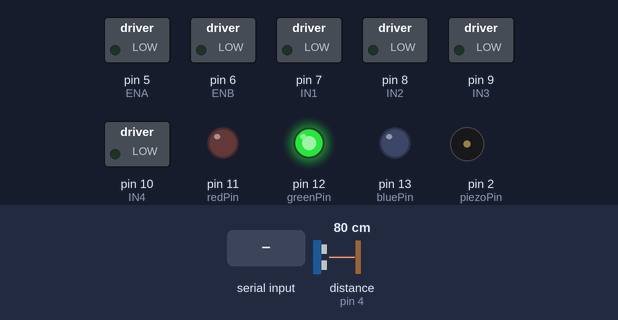
A sketch run on a simulated Arduino Uno, built with avr-gcc and run on an emulated ATmega328P. On the bench: switched loads named in the sketch (green lamp = pin HIGH), output pins drawn as LEDs (lit = HIGH), buzzer (waves = sounding). Dashed ring = blinking. The test bench sets the inputs (shaded band); at power-on: distance to the obstacle (sensor on pin 4) 80 cm. The echo pulse lasts 58.3 µs per cm; pins used as bus, display or sensor lines are not drawn.

Above: at 1.7 s.
1.8 s: "auto\n" received over Serial
At 1.9 s:
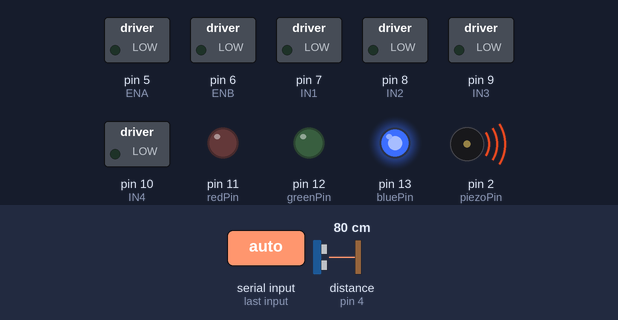
At 3.5 s:
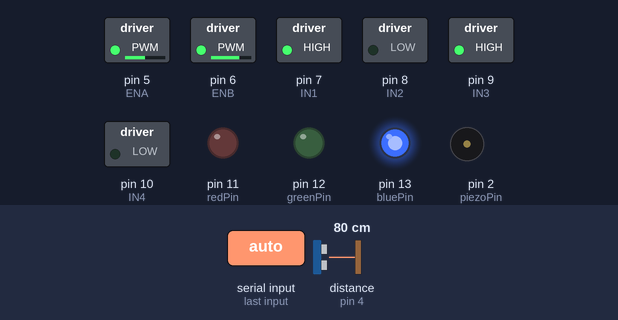
3.8 s: distance to the obstacle (sensor on pin 4) set to 25 cm
5.3 s: distance to the obstacle (sensor on pin 4) set to 19 cm
At 6.2 s:
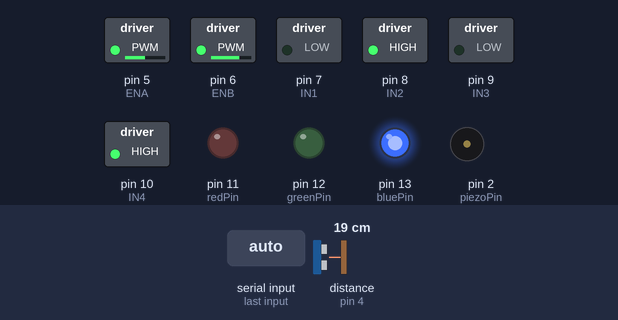
8.3 s: "manual\n" received over Serial
At 10.0 s:
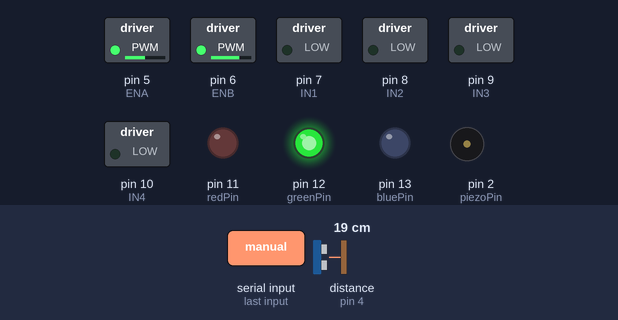
10.7 s: "forward 1\n" received over Serial
12.2 s: "back 1\n" received over Serial
Timing chart, 0 to 14.7 s (numbered marks = the images above; inputs shaded):
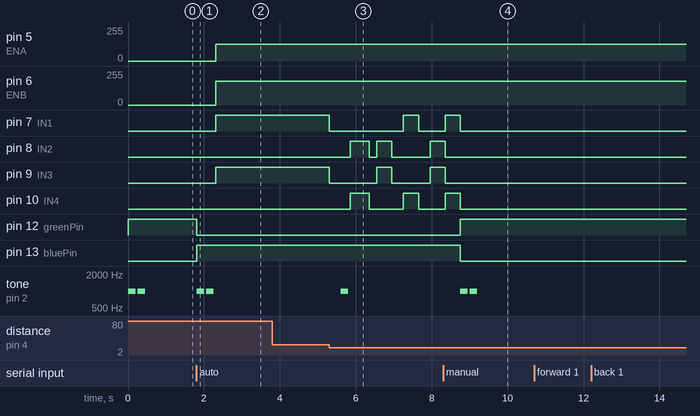

The sketch:

sketch_robot.ino
```cpp
/*
  "manual" - включить ручной режим
  "auto"   - включить автономный режим
  "forward" - ехать вперед
  "back"    - ехать назад
  "left"    - поворот влево
  "right"   - поворот вправо
  "stop"    - остановиться
  "beep"    - подать звуковой сигнал
*/

const int ENA = 5;
const int ENB = 6;
const int IN1 = 7;
const int IN2 = 8;
const int IN3 = 9;
const int IN4 = 10;

const int piezoPin = 2;
const int trigPin = 3;
const int echoPin = 4;

const int redPin = 11;
const int greenPin = 12;
const int bluePin = 13;

String command = "";
bool manualMode = true;
int speedMotor = 180;

float leftMotorFactor = 0.7;
float rightMotorFactor = 1.0;

void setup() {
  Serial.begin(9600);

  pinMode(ENA, OUTPUT);
  pinMode(ENB, OUTPUT);
  pinMode(IN1, OUTPUT);
  pinMode(IN2, OUTPUT);
  pinMode(IN3, OUTPUT);
  pinMode(IN4, OUTPUT);

  pinMode(piezoPin, OUTPUT);
  pinMode(trigPin, OUTPUT);
  pinMode(echoPin, INPUT);

  pinMode(redPin, OUTPUT);
  pinMode(greenPin, OUTPUT);
  pinMode(bluePin, OUTPUT);

  stopMotors();
  setColor(0, 255, 0);
  beep(2);
}

void loop() {
  if (Serial.available() > 0) {
    command = Serial.readStringUntil('\n');
    command.trim();

    if (command == "manual") {
      manualMode = true;
      stopMotors();
      setColor(0, 255, 0);
      beep(2);
    }
    else if (command == "auto") {
      manualMode = false;
      stopMotors();
      setColor(0, 0, 255);
      beep(2);
    }
    else if (manualMode) {
      handleManualCommand(command);
    }
  }

  if (!manualMode) {
    autonomousMode();
  }
}

void handleManualCommand(String cmd) {
  String action = "";
  int duration = 0;
  int spaceIndex = cmd.indexOf(' ');
  if (spaceIndex != -1) {
    action = cmd.substring(0, spaceIndex);
    duration = cmd.substring(spaceIndex + 1).toInt();
  } else {
    action = cmd;
  }

  if (action == "forward") {
    moveForward();
  } else if (action == "back") {
    moveBackward();
  } else if (action == "left") {
    turnLeft();
  } else if (action == "right") {
    turnRight();
  } else if (action == "stop") {
    stopMotors();
  } else if (action == "beep") {
    beep(1);
  } else {
  }

  if (duration > 0) {
    delay(duration);
    stopMotors();
  }
}

void autonomousMode() {
  int distance = getDistance();

  if (distance > 20) {
    moveForward();
  } else {
    stopMotors();
    delay(300);
    beep(1);
    moveBackward();
    delay(500);
    stopMotors();
    delay(200);

    turnLeft();
    delay(400);
    stopMotors();
    delay(300);
    int leftDist = getDistance();

    turnRight();
    turnRight();
    delay(400);
    stopMotors();
    delay(300);
    int rightDist = getDistance();

    turnLeft();
    delay(400);
    stopMotors();

    if (leftDist > rightDist) {
      turnLeft();
      delay(400);
    } else {
      turnRight();
      delay(400);
    }
  }
}

void moveForward() {
  analogWrite(ENA, speedMotor * leftMotorFactor);
  analogWrite(ENB, speedMotor * rightMotorFactor);
  digitalWrite(IN1, HIGH);
  digitalWrite(IN2, LOW);
  digitalWrite(IN3, HIGH);
  digitalWrite(IN4, LOW);
}

void moveBackward() {
  analogWrite(ENA, speedMotor * leftMotorFactor);
  analogWrite(ENB, speedMotor * rightMotorFactor);
  digitalWrite(IN1, LOW);
  digitalWrite(IN2, HIGH);
  digitalWrite(IN3, LOW);
  digitalWrite(IN4, HIGH);
}

void turnLeft() {
  analogWrite(ENA, speedMotor * leftMotorFactor);
  analogWrite(ENB, speedMotor * rightMotorFactor);
  digitalWrite(IN1, LOW);
  digitalWrite(IN2, HIGH);
  digitalWrite(IN3, HIGH);
  digitalWrite(IN4, LOW);
}

void turnRight() {
  analogWrite(ENA, speedMotor * leftMotorFactor);
  analogWrite(ENB, speedMotor * rightMotorFactor);
  digitalWrite(IN1, HIGH);
  digitalWrite(IN2, LOW);
  digitalWrite(IN3, LOW);
  digitalWrite(IN4, HIGH);
}

void stopMotors() {
  digitalWrite(IN1, LOW);
  digitalWrite(IN2, LOW);
  digitalWrite(IN3, LOW);
  digitalWrite(IN4, LOW);
}

int getDistance() {
  digitalWrite(trigPin, LOW);
  delayMicroseconds(2);
  digitalWrite(trigPin, HIGH);
  delayMicroseconds(10);
  digitalWrite(trigPin, LOW);
  long duration = pulseIn(echoPin, HIGH, 20000);
  int distance = duration * 0.034 / 2;
  if (distance == 0) distance = 200;
  return distance;
}

void setColor(int red, int green, int blue) {
  analogWrite(redPin, red);
  analogWrite(greenPin, green);
  analogWrite(bluePin, blue);
}

void beep(int times) {
  for (int i = 0; i < times; i++) {
    tone(piezoPin, 1000, 200);
    delay(250);
  }
}
```

Measured:
- the behaviour switches between 22 and 21 cm on distance to the obstacle (sensor on pin 4) (found by bisection; images 2 and 3)
- after the input at 1.8 s, pin 5 (ENA): 0/255 → 126/255 after 0.51 s; pin 6 (ENB): 0/255 → 180/255 after 0.51 s; pin 7 (IN1), pin 9 (IN3): LOW → HIGH after 0.51 s; pin 12 (greenPin): HIGH → LOW at once; pin 13 (bluePin): LOW → HIGH at once
- after the input at 3.8 s, every drawn part: stays the same
- after the input at 5.3 s, pin 7 (IN1): HIGH → LOW at once, → HIGH 2.0 s later, → LOW 0.40 s later; pin 8 (IN2): goes HIGH 0.50 s, LOW 0.20 s, HIGH 0.40 s, LOW 1.0 s, then HIGH, starting after 0.55 s
- after the input at 8.3 s, pin 8 (IN2), pin 9 (IN3): goes on until 8.4 s, then stays LOW; pin 10 (IN4): goes on until 8.8 s, then stays LOW; pin 12 (greenPin): LOW → HIGH after 0.46 s; pin 13 (bluePin): HIGH → LOW after 0.46 s
